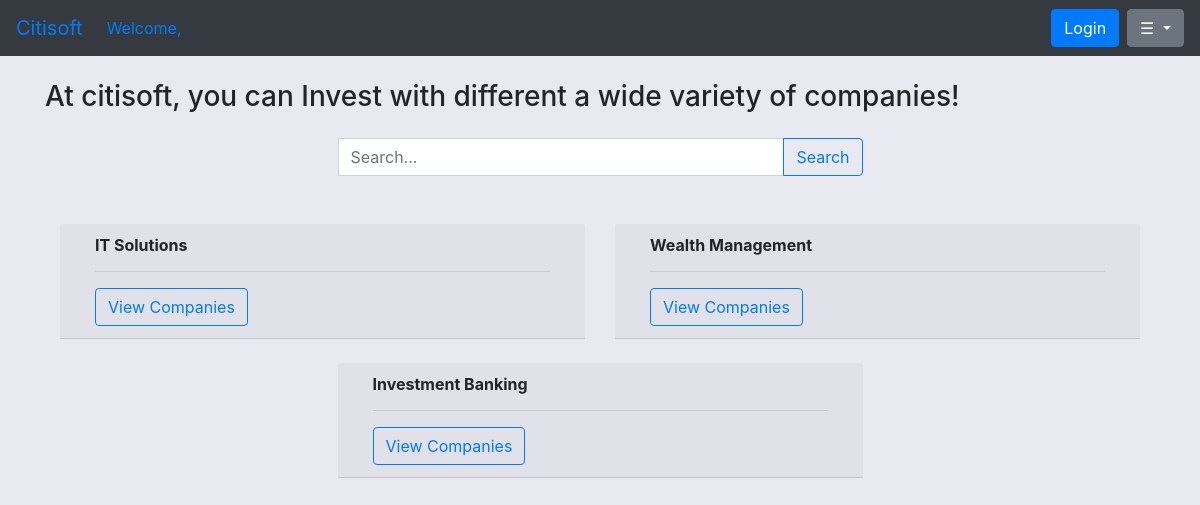
Page /home/ on the earlier database version.
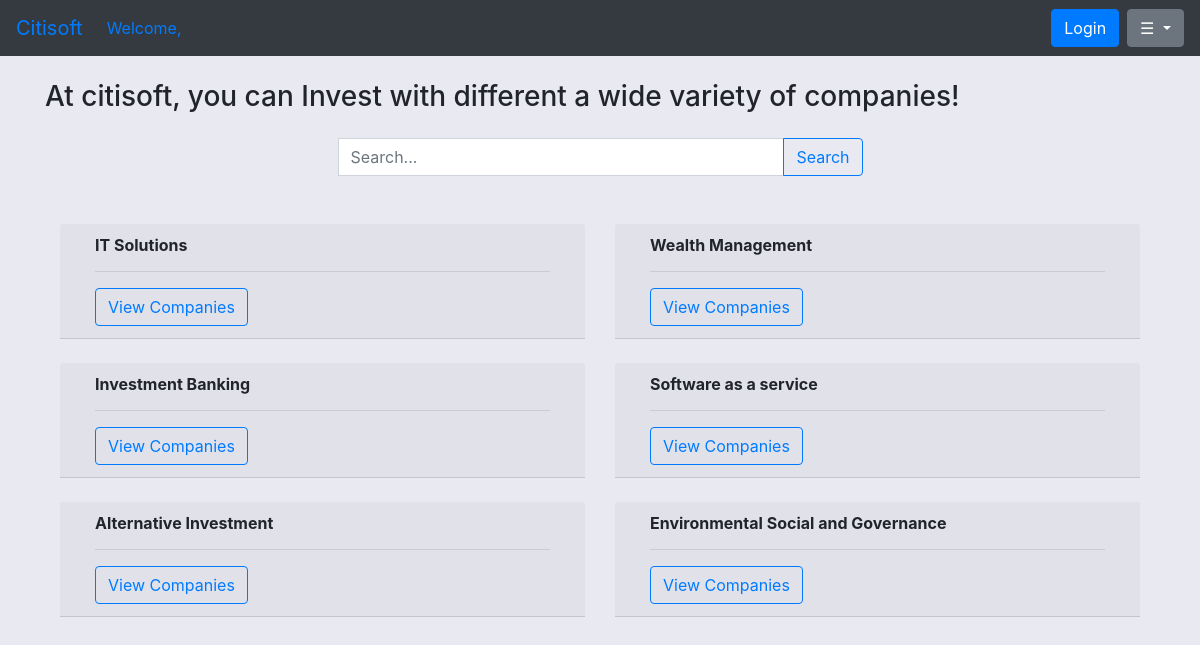
Same page on the later database version.
### citisoft/models.py (models this page shows, shortened)
class Categories(models.Model):
    categoryName = models.CharField(max_length=200, null=True)
    categoryId = models.AutoField(primary_key=True)

### citisoft/views.py (the view)
# urls.py: 2. Add a URL to urlpatterns:  path('', views.home, name='home')
def home(request):   # Request handler
   categories = Categories.objects.all()
   context = {'categories': categories}   # Initialize context dictionary
   return render(request, 'citisoft/user/home.html', context)

### citisoft/templates/citisoft/user/home.html (shortened to what this page needs)
{% extends 'citisoft/user/index.html' %}
{% load static %}
<nav class="navbar navbar-expand-lg navbar-blue bg-dark"> {%block navigation%}
    <a class="navbar-brand" href="{% url 'home' %}">Citisoft</a>
     <div class="collapse navbar-collapse" id="navbarSupportedContent">
        <ul class="navbar-nav mr-auto">
            <li class="nav-item active">
                <a class="nav-link" href="#">Welcome, {{ user.username }}</a>
            </li>
        </ul>
        <div class="form-inline my-2 my-lg-0">
            {% if request.session.clientId %}
            <a href="{% url 'logout' %}" class="btn btn-primary mr-2">Logout</a>
            {% else %}
            <a href="{% url 'userlogin' %}" class="btn btn-primary mr-2">Login</a>
            {% endif %}
            <div class="dropdown">
                <button class="btn btn-secondary dropdown-toggle" type="button" id="dropdownMenuButton" data-toggle="dropdown" aria-haspopup="true" aria-expanded="false">
                    ☰
                </button>
            </div>
        </div>
    </div>
</nav>{%endblock navigation%}
{% block content %}
     <h3>At citisoft, you can Invest with different a wide variety of companies!</h3>
     <div class="container mt-4">
        <div class="row justify-content-center">
            <div class="col-lg-6 mb-4">
                <form method='POST' class="input-group">
                    <input name='search_query' type="text" class="form-control" placeholder="Search...">
                    <div class="input-group-append">
                        <button class="btn btn-outline-primary" type="submit">Search</button>
                    </div>
                </form>
            </div>
        </div>
    </div>
     <div class="container mt-4">
          <div class="row justify-content-center">
            {% for category in categories %}
              <div class="col-lg-6 mb-4">
                  <div class="card-header">
                      <div class="col-lg-12">
                          <div class="box-element product">
                              <h6><strong>{{ category.categoryName }}</strong></h6>
                              <hr>
                              <a class="btn btn-outline-primary add-btn" href="{% url 'products' categoryId=category.categoryId %}">View Companies</a>
                          </div>
                      </div>
                  </div>
              </div>
              {% endfor %}
              <br>
                       </div>
                   </div>
               </div>
{% endblock content %}

### citisoft/templates/citisoft/user/index.html (shortened to what this page needs)
<!DOCTYPE html>
{% load static %}
<html>
<head>
	<link rel="stylesheet" href="https://stackpath.bootstrapcdn.com/bootstrap/4.4.1/css/bootstrap.min.css">
	<link rel="stylesheet" type="text/css" href="{% static 'css/main.css' %}">
</head>
<body>
    <nav class="navbar navbar-expand-lg navbar-blue bg-dark">{% block navigation%}{%endblock navigation%}
     <div class="container">
            <br>
            {% block content %}{% endblock content %}
</body>
</html>

### static/css/main.css (style rules this page uses)
body { background-color:rgb(233, 233, 241); }

Differences in the rows shown:
added Categories: categoryName "Software as a service"
added Categories: categoryName "Alternative Investment"
added Categories: categoryName "Environmental Social and Governance"
